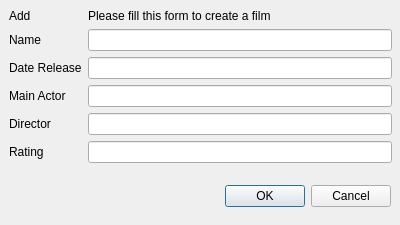
<?xml version="1.0" encoding="UTF-8"?>
<ui version="4.0">
 <class>Dialog</class>
 <widget class="QDialog" name="Dialog">
  <property name="geometry">
   <rect>
    <x>0</x>
    <y>0</y>
    <width>400</width>
    <height>225</height>
   </rect>
  </property>
  <property name="windowTitle">
   <string>Dialog</string>
  </property>
  <widget class="QDialogButtonBox" name="buttonBox">
   <property name="geometry">
    <rect>
     <x>50</x>
     <y>180</y>
     <width>341</width>
     <height>32</height>
    </rect>
   </property>
   <property name="orientation">
    <enum>Qt::Horizontal</enum>
   </property>
   <property name="standardButtons">
    <set>QDialogButtonBox::Cancel|QDialogButtonBox::Ok</set>
   </property>
  </widget>
  <widget class="QStackedWidget" name="stackedWidget">
   <property name="geometry">
    <rect>
     <x>0</x>
     <y>0</y>
     <width>401</width>
     <height>185</height>
    </rect>
   </property>
   <property name="currentIndex">
    <number>0</number>
   </property>
   <widget class="QWidget" name="page">
    <layout class="QFormLayout" name="formLayout">
     <item row="1" column="0">
      <widget class="QLabel" name="label">
       <property name="text">
        <string>Name</string>
       </property>
      </widget>
     </item>
     <item row="1" column="1">
      <widget class="QLineEdit" name="add_name"/>
     </item>
     <item row="2" column="1">
      <widget class="QLineEdit" name="add_date_release"/>
     </item>
     <item row="2" column="0">
      <widget class="QLabel" name="label_2">
       <property name="text">
        <string>Date Release</string>
       </property>
      </widget>
     </item>
     <item row="3" column="0">
      <widget class="QLabel" name="label_3">
       <property name="text">
        <string>Main Actor</string>
       </property>
      </widget>
     </item>
     <item row="3" column="1">
      <widget class="QLineEdit" name="add_main_actor"/>
     </item>
     <item row="4" column="0">
      <widget class="QLabel" name="label_4">
       <property name="text">
        <string>Director</string>
       </property>
      </widget>
     </item>
     <item row="4" column="1">
      <widget class="QLineEdit" name="add_director"/>
     </item>
     <item row="5" column="0">
      <widget class="QLabel" name="label_5">
       <property name="text">
        <string>Rating</string>
       </property>
      </widget>
     </item>
     <item row="5" column="1">
      <widget class="QLineEdit" name="add_rating"/>
     </item>
     <item row="0" column="0">
      <widget class="QLabel" name="label_6">
       <property name="text">
        <string>Add</string>
       </property>
      </widget>
     </item>
     <item row="0" column="1">
      <widget class="QLabel" name="label_7">
       <property name="text">
        <string>Please fill this form to create a film</string>
       </property>
      </widget>
     </item>
    </layout>
   </widget>
   <widget class="QWidget" name="page_2">
    <layout class="QFormLayout" name="formLayout_2">
     <item row="0" column="0">
      <widget class="QLabel" name="label_11">
       <property name="text">
        <string>Edit</string>
       </property>
      </widget>
     </item>
     <item row="0" column="1">
      <widget class="QLabel" name="label_8">
       <property name="text">
        <string>You can change film's info through this form</string>
       </property>
      </widget>
     </item>
     <item row="1" column="0">
      <widget class="QLabel" name="label_12">
       <property name="text">
        <string>Name</string>
       </property>
      </widget>
     </item>
     <item row="1" column="1">
      <widget class="QLineEdit" name="edit_name"/>
     </item>
     <item row="2" column="0">
      <widget class="QLabel" name="label_13">
       <property name="text">
        <string>Date Release</string>
       </property>
      </widget>
     </item>
     <item row="2" column="1">
      <widget class="QLineEdit" name="edit_date_release"/>
     </item>
     <item row="3" column="0">
      <widget class="QLabel" name="label_10">
       <property name="text">
        <string>Main Actor</string>
       </property>
      </widget>
     </item>
     <item row="3" column="1">
      <widget class="QLineEdit" name="edit_main_actor"/>
     </item>
     <item row="4" column="0">
      <widget class="QLabel" name="label_9">
       <property name="text">
        <string>Director</string>
       </property>
      </widget>
     </item>
     <item row="4" column="1">
      <widget class="QLineEdit" name="edit_director"/>
     </item>
     <item row="5" column="0">
      <widget class="QLabel" name="label_14">
       <property name="text">
        <string>Rating</string>
       </property>
      </widget>
     </item>
     <item row="5" column="1">
      <widget class="QLineEdit" name="edit_rating"/>
     </item>
    </layout>
   </widget>
  </widget>
 </widget>
 <resources/>
 <connections>
  <connection>
   <sender>buttonBox</sender>
   <signal>accepted()</signal>
   <receiver>Dialog</receiver>
   <slot>accept()</slot>
   <hints>
    <hint type="sourcelabel">
     <x>248</x>
     <y>254</y>
    </hint>
    <hint type="destinationlabel">
     <x>157</x>
     <y>274</y>
    </hint>
   </hints>
  </connection>
  <connection>
   <sender>buttonBox</sender>
   <signal>rejected()</signal>
   <receiver>Dialog</receiver>
   <slot>reject()</slot>
   <hints>
    <hint type="sourcelabel">
     <x>316</x>
     <y>260</y>
    </hint>
    <hint type="destinationlabel">
     <x>286</x>
     <y>274</y>
    </hint>
   </hints>
  </connection>
 </connections>
</ui>
